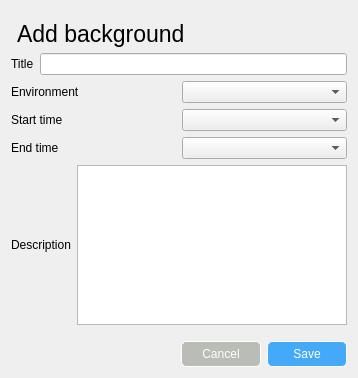
<?xml version="1.0" encoding="UTF-8"?>
<ui version="4.0">
 <class>addBackgroundDialog</class>
 <widget class="QDialog" name="addBackgroundDialog">
  <property name="geometry">
   <rect>
    <x>0</x>
    <y>0</y>
    <width>358</width>
    <height>378</height>
   </rect>
  </property>
  <property name="windowTitle">
   <string>Dialog</string>
  </property>
  <property name="styleSheet">
   <string notr="true">background:rgb(247, 252, 255);
color:rgb(1, 31, 54);\n</string>
  </property>
  <layout class="QVBoxLayout" name="verticalLayout">
   <item>
    <widget class="QLabel" name="label_9">
     <property name="font">
      <font>
       <pointsize>17</pointsize>
      </font>
     </property>
     <property name="styleSheet">
      <string notr="true">margin-top:10px</string>
     </property>
     <property name="text">
      <string>Add background</string>
     </property>
    </widget>
   </item>
   <item>
    <layout class="QHBoxLayout" name="horizontalLayout_5">
     <item>
      <widget class="QLabel" name="label_4">
       <property name="text">
        <string>Title</string>
       </property>
      </widget>
     </item>
     <item>
      <widget class="QLineEdit" name="title_lineEdit"/>
     </item>
    </layout>
   </item>
   <item>
    <layout class="QHBoxLayout" name="horizontalLayout">
     <item>
      <widget class="QLabel" name="label">
       <property name="text">
        <string>Environment</string>
       </property>
      </widget>
     </item>
     <item>
      <widget class="QComboBox" name="env_comboBox"/>
     </item>
    </layout>
   </item>
   <item>
    <layout class="QHBoxLayout" name="horizontalLayout_4">
     <item>
      <widget class="QLabel" name="label_2">
       <property name="text">
        <string>Start time</string>
       </property>
      </widget>
     </item>
     <item>
      <widget class="QComboBox" name="startTime_comboBox"/>
     </item>
    </layout>
   </item>
   <item>
    <layout class="QHBoxLayout" name="horizontalLayout_3">
     <item>
      <widget class="QLabel" name="label_3">
       <property name="text">
        <string>End time</string>
       </property>
      </widget>
     </item>
     <item>
      <widget class="QComboBox" name="endTime_comboBox"/>
     </item>
    </layout>
   </item>
   <item>
    <layout class="QHBoxLayout" name="horizontalLayout_2">
     <item>
      <widget class="QLabel" name="label_5">
       <property name="text">
        <string>Description</string>
       </property>
      </widget>
     </item>
     <item>
      <widget class="QPlainTextEdit" name="description_plainTextEdit"/>
     </item>
    </layout>
   </item>
   <item>
    <layout class="QHBoxLayout" name="horizontalLayout_9">
     <property name="topMargin">
      <number>10</number>
     </property>
     <item>
      <spacer name="horizontalSpacer">
       <property name="orientation">
        <enum>Qt::Horizontal</enum>
       </property>
       <property name="sizeHint" stdset="0">
        <size>
         <width>40</width>
         <height>20</height>
        </size>
       </property>
      </spacer>
     </item>
     <item>
      <widget class="QPushButton" name="cancel_pushButton">
       <property name="minimumSize">
        <size>
         <width>80</width>
         <height>0</height>
        </size>
       </property>
       <property name="cursor">
        <cursorShape>PointingHandCursor</cursorShape>
       </property>
       <property name="styleSheet">
        <string notr="true">QPushButton{
color:white;
background:rgb(186, 189, 182);
border:1px solid white;
border-radius:5px;
padding:5px;
}
</string>
       </property>
       <property name="text">
        <string>Cancel</string>
       </property>
       <property name="flat">
        <bool>true</bool>
       </property>
      </widget>
     </item>
     <item>
      <widget class="QPushButton" name="save_pushButton">
       <property name="minimumSize">
        <size>
         <width>80</width>
         <height>0</height>
        </size>
       </property>
       <property name="cursor">
        <cursorShape>PointingHandCursor</cursorShape>
       </property>
       <property name="styleSheet">
        <string notr="true">QPushButton{
color:white;
border:1px solid white;
border-radius:5px;
padding:5px;
background:rgb(68, 170, 248)
}
QPushButton:hover
{
	border:1px solid rgb(32, 74, 135);
	border-radius:5px;
	background:rgb(48, 162, 249);
}</string>
       </property>
       <property name="text">
        <string>Save</string>
       </property>
       <property name="flat">
        <bool>true</bool>
       </property>
      </widget>
     </item>
    </layout>
   </item>
  </layout>
 </widget>
 <resources>
  <include location="../resources/resources.qrc"/>
  <include location="../resources/resources.qrc"/>
 </resources>
 <connections/>
</ui>
